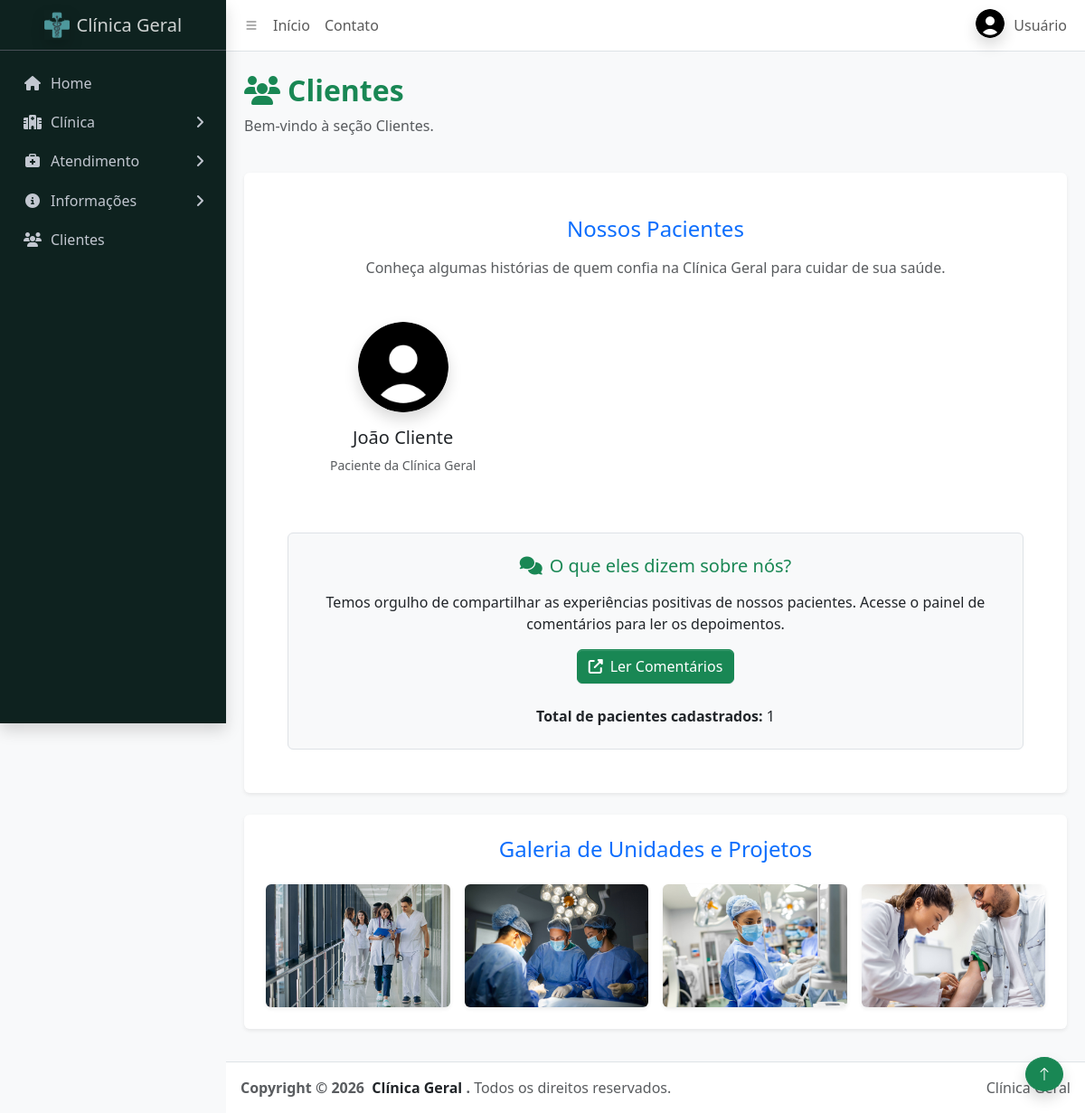
The app's page /paginas/clientes.php with its own data.
### tables this page shows
CREATE TABLE usuarios (
    id INT AUTO_INCREMENT PRIMARY KEY,

    nome VARCHAR(120) NOT NULL,
    cpf VARCHAR(14) UNIQUE NOT NULL,
    email VARCHAR(150) NOT NULL UNIQUE,
    telefone VARCHAR(20),

    cep VARCHAR(9),
    endereco VARCHAR(150),
    numero VARCHAR(10),
    bairro VARCHAR(100),
    cidade VARCHAR(100),
    estado CHAR(2),

    foto VARCHAR(255) DEFAULT 'assets/img/padrao.png',

    senha VARCHAR(255) NOT NULL,
    tipo ENUM('admin','cliente') NOT NULL DEFAULT 'cliente',

    criado_em TIMESTAMP DEFAULT CURRENT_TIMESTAMP
);

### database/usuarios/usuario_funcs.php (called while the page is built, shortened)
<?php
require_once __DIR__ . '/../conexao.php';
function listar_clientes_destaque(int $limite = 3): array
{
    global $conexao;
    $sql = "SELECT id, nome, foto
            FROM usuarios
            WHERE tipo = 'cliente'
            ORDER BY RAND()
            LIMIT :limite";
    $stmt = $conexao->prepare($sql);
    $stmt->bindValue(':limite', $limite, PDO::PARAM_INT);
    $stmt->execute();
    return $stmt->fetchAll(PDO::FETCH_ASSOC);
}

### auth/funcs.php (called while the page is built, shortened)
<?php
function url_path(string $relativePath): string
{
    return '/ClinicaPHP/' . ltrim($relativePath, '/');
}
function foto_usuario_url(?string $foto): string
{
    $caminhoFoto = $foto ?: 'assets/img/padrao.png';
    $url = url_path($caminhoFoto);
    $arquivoFoto = __DIR__ . '/../' . ltrim($caminhoFoto, '/');
    if (is_file($arquivoFoto)) {
        $url .= '?v=' . filemtime($arquivoFoto);
    }
    return $url;
}
function esc(string $valor): string
{
    return htmlspecialchars($valor, ENT_QUOTES, 'UTF-8');
}

### paginas/clientes.php (the view, shortened to what this page needs)
<?php
require_once __DIR__ . '/../database/usuarios/usuario_funcs.php';
$clientes = listar_clientes_destaque();
require_once __DIR__ . '/../partials/header.php';
?>
        <main class="app-main">
            <div class="app-content mt-4">
                <div class="container">
                    <div class="row mb-4">
                        <div class="col-12">
                            <h2 class="fw-bold text-success"><i class="fas fa-users me-2"></i>Clientes</h2>
                            <p class="text-muted">Bem-vindo à seção Clientes.</p>
                        </div>
                    </div>
                    <div class="card shadow-sm border-0 mb-4">
                        <div class="card-body p-5">
                            <div class="text-center mb-5">
                                <h4 class="text-primary mb-3">Nossos Pacientes</h4>
                                <p class="text-muted">Conheça algumas histórias de quem confia na Clínica Geral para
                                    cuidar de sua saúde.</p>
                            </div>
                            <div class="row text-center g-4 mb-5">
                                <?php foreach ($clientes as $cliente): ?>
                                <div class="col-md-4">
                                    <img src="<?= esc(foto_usuario_url($cliente['foto'] ?? null)) ?>"
                                        class="rounded-circle mb-3 shadow"
                                        width="100"
                                        height="100"
                                        style="object-fit: cover;"
                                        alt="<?= esc($cliente['nome']) ?>">
                                        <h5><?= esc($cliente['nome']) ?></h5>
                                        <p class="text-muted small">
                                            Paciente da Clínica Geral
                                        </p>
                                    </div>
                                <?php endforeach; ?>
                            </div>
                            <div class="text-center mt-4 bg-light p-4 rounded border">
                                <h5 class="text-success mb-3"><i class="fas fa-comments me-2"></i>O que eles dizem sobre
                                    nós?</h5>
                                <p>Temos orgulho de compartilhar as experiências positivas de nossos pacientes. Acesse o
                                    painel de comentários para ler os depoimentos.</p>
                                <a href="<?= esc(url_path('paginas/comentarios.php')) ?>" class="btn btn-success"><i
                                        class="fas fa-external-link-alt me-2"></i>Ler Comentários</a>
                                <p class="mt-4 mb-0">
                                    <strong>Total de pacientes cadastrados:</strong>
                                    <?= count($clientes) ?>
                                </p>
                            </div>
                        </div>
                    </div>
                    <div class="card shadow-sm border-0 mb-4">
                        <div class="card-body p-4">
                            <h4 class="text-primary mb-4 text-center">Galeria de Unidades e Projetos</h4>
                            <div class="row g-3">
                                <div class="col-md-3">
                                   <img src="<?= esc(url_path('assets/img/medicos-andando.jpg')) ?>" class="img-fluid rounded shadow-sm galeria-item" style="cursor: pointer;" alt="Equipe em atendimento">
                                </div>
                                <div class="col-md-3">
                                    <img src="<?= esc(url_path('assets/img/medicos-cirurgia.jpg')) ?>" class="img-fluid rounded shadow-sm galeria-item" style="cursor: pointer;" alt="Bloco cirúrgico">
                                </div>
                                <div class="col-md-3">
                                    <img src="<?= esc(url_path('assets/img/medica-segurando.jpg')) ?>" class="img-fluid rounded shadow-sm galeria-item" style="cursor: pointer;" alt="Atendimento pediátrico">
                                </div>
                                <div class="col-md-3">
                                    <img src="<?= esc(url_path('assets/img/medica-injecao.jpg')) ?>" class="img-fluid rounded shadow-sm galeria-item" style="cursor: pointer;" alt="Vacinação">
                                </div>
                            </div>
                        </div>
                    </div>
                </div>
            </div>
        </main>
<?php require_once __DIR__ . '/../partials/footer.php'; ?>

### css/meucss.css (style rules this page uses)
:root { --cg-azul-turquesa: #0e221f; --cg-ciano: #68b8b4; }

### records on screen
usuarios: foto (picture), nome "João Cliente"

### other values on screen
count($clientes) "1"
